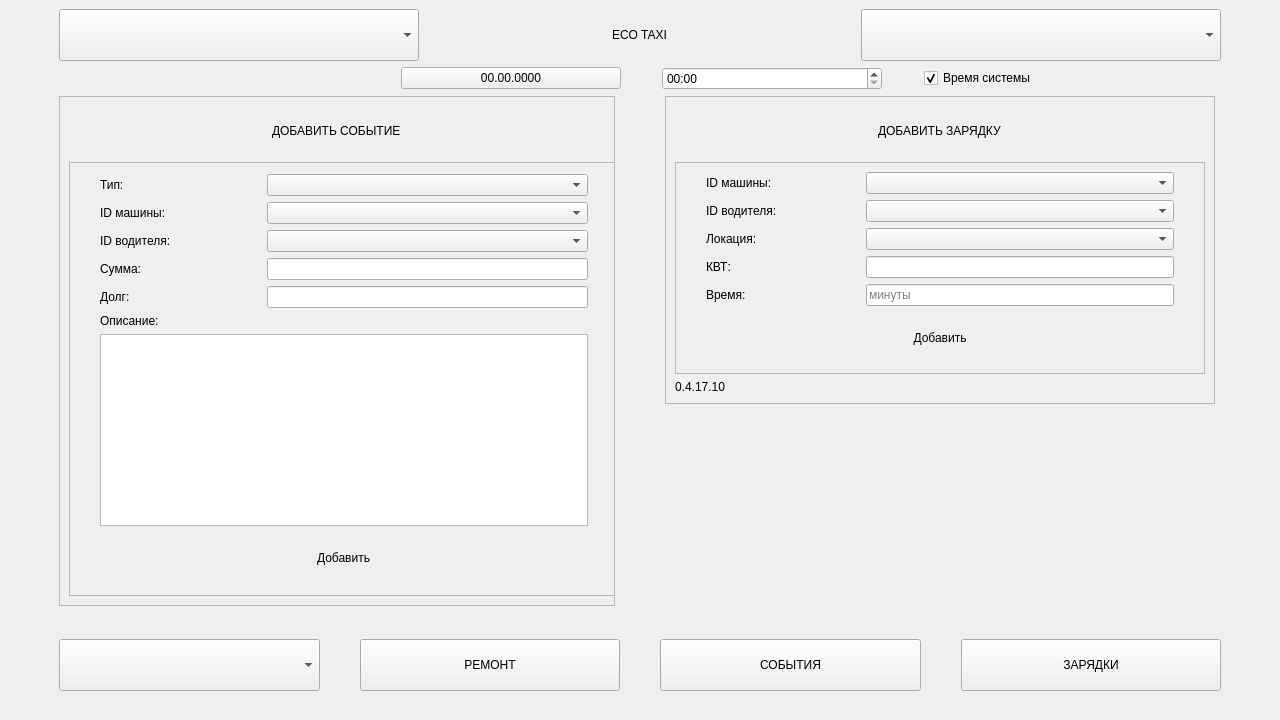
<?xml version="1.0" encoding="UTF-8"?>
<ui version="4.0">
 <class>MainWindow</class>
 <widget class="QMainWindow" name="MainWindow">
  <property name="geometry">
   <rect>
    <x>0</x>
    <y>0</y>
    <width>1280</width>
    <height>720</height>
   </rect>
  </property>
  <property name="minimumSize">
   <size>
    <width>0</width>
    <height>0</height>
   </size>
  </property>
  <property name="maximumSize">
   <size>
    <width>16777215</width>
    <height>16777215</height>
   </size>
  </property>
  <property name="windowTitle">
   <string>MainWindow</string>
  </property>
  <widget class="QWidget" name="centralwidget">
   <property name="minimumSize">
    <size>
     <width>0</width>
     <height>0</height>
    </size>
   </property>
   <property name="maximumSize">
    <size>
     <width>16777215</width>
     <height>16777215</height>
    </size>
   </property>
   <layout class="QVBoxLayout" name="verticalLayout_5">
    <item>
     <layout class="QVBoxLayout" name="verticalLayout">
      <property name="leftMargin">
       <number>0</number>
      </property>
      <item>
       <layout class="QHBoxLayout" name="horizontalLayout">
        <property name="spacing">
         <number>0</number>
        </property>
        <property name="sizeConstraint">
         <enum>QLayout::SizeConstraint::SetDefaultConstraint</enum>
        </property>
        <property name="leftMargin">
         <number>50</number>
        </property>
        <property name="rightMargin">
         <number>50</number>
        </property>
        <item>
         <widget class="QComboBox" name="ReportsButton">
          <property name="minimumSize">
           <size>
            <width>0</width>
            <height>52</height>
           </size>
          </property>
          <property name="maximumSize">
           <size>
            <width>360</width>
            <height>16777215</height>
           </size>
          </property>
          <property name="placeholderText">
           <string>ОТЧЕТЫ</string>
          </property>
          <item>
           <property name="text">
            <string>ПО ИНВЕСТОРАМ</string>
           </property>
          </item>
          <item>
           <property name="text">
            <string>ОБЩИЙ</string>
           </property>
          </item>
          <item>
           <property name="text">
            <string>ПО МАШИНАМ</string>
           </property>
          </item>
          <item>
           <property name="text">
            <string>ПО ВОДИТЕЛЯМ</string>
           </property>
          </item>
          <item>
           <property name="text">
            <string>ПО ЛОКАЦИЯМ</string>
           </property>
          </item>
          <item>
           <property name="text">
            <string>ПО ПОЛЬЗОВАТЕЛЯМ</string>
           </property>
          </item>
          <item>
           <property name="text">
            <string>ПО ЗАРЯДКАМ</string>
           </property>
          </item>
          <item>
           <property name="text">
            <string>ПО ТИПУ</string>
           </property>
          </item>
          <item>
           <property name="text">
            <string>ДОЛГИ</string>
           </property>
          </item>
          <item>
           <property name="text">
            <string>ИСТОРИЯ ВЫПЛАТ</string>
           </property>
          </item>
         </widget>
        </item>
        <item alignment="Qt::AlignmentFlag::AlignHCenter|Qt::AlignmentFlag::AlignVCenter">
         <widget class="QLabel" name="EcoTaxi">
          <property name="minimumSize">
           <size>
            <width>0</width>
            <height>0</height>
           </size>
          </property>
          <property name="text">
           <string>ECO TAXI</string>
          </property>
         </widget>
        </item>
        <item>
         <widget class="QComboBox" name="SettingsButton">
          <property name="minimumSize">
           <size>
            <width>0</width>
            <height>52</height>
           </size>
          </property>
          <property name="maximumSize">
           <size>
            <width>360</width>
            <height>16777215</height>
           </size>
          </property>
          <property name="currentText">
           <string/>
          </property>
          <property name="placeholderText">
           <string>НАСТРОЙКИ</string>
          </property>
          <item>
           <property name="text">
            <string>ВОДИТЕЛИ</string>
           </property>
          </item>
          <item>
           <property name="text">
            <string>МАШИНЫ</string>
           </property>
          </item>
          <item>
           <property name="text">
            <string>ИНВЕСТОРЫ</string>
           </property>
          </item>
          <item>
           <property name="text">
            <string>ТИПЫ</string>
           </property>
          </item>
          <item>
           <property name="text">
            <string>ЛОКАЦИИ</string>
           </property>
          </item>
          <item>
           <property name="text">
            <string>ПОЛЬЗОВАТЕЛИ</string>
           </property>
          </item>
          <item>
           <property name="text">
            <string>ПАРАМЕТРЫ</string>
           </property>
          </item>
          <item>
           <property name="text">
            <string>УДАЛИТЬ ВСЕ</string>
           </property>
          </item>
         </widget>
        </item>
       </layout>
      </item>
      <item>
       <layout class="QHBoxLayout" name="horizontalLayout_11">
        <property name="spacing">
         <number>0</number>
        </property>
        <property name="leftMargin">
         <number>310</number>
        </property>
        <property name="rightMargin">
         <number>45</number>
        </property>
        <item alignment="Qt::AlignmentFlag::AlignRight">
         <widget class="QPushButton" name="dateButton">
          <property name="minimumSize">
           <size>
            <width>220</width>
            <height>0</height>
           </size>
          </property>
          <property name="maximumSize">
           <size>
            <width>220</width>
            <height>16777215</height>
           </size>
          </property>
          <property name="text">
           <string>00.00.0000</string>
          </property>
         </widget>
        </item>
        <item alignment="Qt::AlignmentFlag::AlignHCenter">
         <widget class="QTimeEdit" name="timeEdit">
          <property name="minimumSize">
           <size>
            <width>220</width>
            <height>0</height>
           </size>
          </property>
          <property name="maximumSize">
           <size>
            <width>220</width>
            <height>200</height>
           </size>
          </property>
          <property name="correctionMode">
           <enum>QAbstractSpinBox::CorrectionMode::CorrectToNearestValue</enum>
          </property>
          <property name="displayFormat">
           <string>hh:mm</string>
          </property>
          <property name="calendarPopup">
           <bool>true</bool>
          </property>
          <property name="timeSpec">
           <enum>Qt::TimeSpec::LocalTime</enum>
          </property>
          <property name="time">
           <time>
            <hour>0</hour>
            <minute>0</minute>
            <second>0</second>
           </time>
          </property>
         </widget>
        </item>
        <item alignment="Qt::AlignmentFlag::AlignLeft">
         <widget class="QCheckBox" name="systemTimeCheck">
          <property name="minimumSize">
           <size>
            <width>0</width>
            <height>0</height>
           </size>
          </property>
          <property name="maximumSize">
           <size>
            <width>220</width>
            <height>16777215</height>
           </size>
          </property>
          <property name="text">
           <string>Время системы</string>
          </property>
          <property name="checked">
           <bool>true</bool>
          </property>
         </widget>
        </item>
       </layout>
      </item>
      <item>
       <layout class="QHBoxLayout" name="horizontalLayout_2" stretch="1,1">
        <property name="spacing">
         <number>50</number>
        </property>
        <property name="leftMargin">
         <number>50</number>
        </property>
        <property name="rightMargin">
         <number>50</number>
        </property>
        <item alignment="Qt::AlignmentFlag::AlignRight|Qt::AlignmentFlag::AlignTop">
         <widget class="QFrame" name="frame_2">
          <property name="minimumSize">
           <size>
            <width>550</width>
            <height>0</height>
           </size>
          </property>
          <property name="frameShape">
           <enum>QFrame::Shape::StyledPanel</enum>
          </property>
          <property name="frameShadow">
           <enum>QFrame::Shadow::Raised</enum>
          </property>
          <layout class="QVBoxLayout" name="verticalLayout_2" stretch="1,15">
           <item alignment="Qt::AlignmentFlag::AlignHCenter">
            <widget class="QLabel" name="label">
             <property name="minimumSize">
              <size>
               <width>0</width>
               <height>50</height>
              </size>
             </property>
             <property name="text">
              <string>ДОБАВИТЬ СОБЫТИЕ</string>
             </property>
            </widget>
           </item>
           <item alignment="Qt::AlignmentFlag::AlignHCenter|Qt::AlignmentFlag::AlignVCenter">
            <widget class="QFrame" name="eventFrame">
             <property name="minimumSize">
              <size>
               <width>550</width>
               <height>0</height>
              </size>
             </property>
             <property name="maximumSize">
              <size>
               <width>16777215</width>
               <height>16777215</height>
              </size>
             </property>
             <property name="frameShape">
              <enum>QFrame::Shape::StyledPanel</enum>
             </property>
             <property name="frameShadow">
              <enum>QFrame::Shadow::Raised</enum>
             </property>
             <layout class="QVBoxLayout" name="verticalLayout_4" stretch="1,1,1,1,0,0">
              <property name="leftMargin">
               <number>30</number>
              </property>
              <property name="topMargin">
               <number>11</number>
              </property>
              <property name="rightMargin">
               <number>30</number>
              </property>
              <property name="bottomMargin">
               <number>11</number>
              </property>
              <item>
               <layout class="QHBoxLayout" name="horizontalLayout_3" stretch="1,2">
                <property name="leftMargin">
                 <number>0</number>
                </property>
                <property name="topMargin">
                 <number>0</number>
                </property>
                <property name="rightMargin">
                 <number>0</number>
                </property>
                <property name="bottomMargin">
                 <number>0</number>
                </property>
                <item>
                 <widget class="QLabel" name="typeLabel">
                  <property name="text">
                   <string>Тип:</string>
                  </property>
                 </widget>
                </item>
                <item>
                 <widget class="QComboBox" name="TypesBox"/>
                </item>
               </layout>
              </item>
              <item>
               <layout class="QHBoxLayout" name="horizontalLayout_5" stretch="1,2">
                <property name="leftMargin">
                 <number>0</number>
                </property>
                <property name="topMargin">
                 <number>0</number>
                </property>
                <property name="rightMargin">
                 <number>0</number>
                </property>
                <property name="bottomMargin">
                 <number>0</number>
                </property>
                <item>
                 <widget class="QLabel" name="carsLabel">
                  <property name="text">
                   <string>ID машины:</string>
                  </property>
                 </widget>
                </item>
                <item>
                 <widget class="QComboBox" name="CarsBox">
                  <property name="placeholderText">
                   <string>-</string>
                  </property>
                 </widget>
                </item>
               </layout>
              </item>
              <item>
               <layout class="QHBoxLayout" name="horizontalLayout_6" stretch="1,2">
                <property name="leftMargin">
                 <number>0</number>
                </property>
                <property name="topMargin">
                 <number>0</number>
                </property>
                <property name="rightMargin">
                 <number>0</number>
                </property>
                <property name="bottomMargin">
                 <number>0</number>
                </property>
                <item>
                 <widget class="QLabel" name="driversLabel">
                  <property name="text">
                   <string>ID водителя:</string>
                  </property>
                 </widget>
                </item>
                <item>
                 <widget class="QComboBox" name="DriversBox">
                  <property name="placeholderText">
                   <string>-</string>
                  </property>
                  <property name="duplicatesEnabled">
                   <bool>true</bool>
                  </property>
                 </widget>
                </item>
               </layout>
              </item>
              <item>
               <layout class="QHBoxLayout" name="horizontalLayout_7" stretch="1,2">
                <property name="leftMargin">
                 <number>0</number>
                </property>
                <property name="topMargin">
                 <number>0</number>
                </property>
                <property name="rightMargin">
                 <number>0</number>
                </property>
                <property name="bottomMargin">
                 <number>0</number>
                </property>
                <item>
                 <widget class="QLabel" name="sumLabel">
                  <property name="text">
                   <string>Сумма:</string>
                  </property>
                 </widget>
                </item>
                <item alignment="Qt::AlignmentFlag::AlignVCenter">
                 <widget class="QLineEdit" name="SumEdit">
                  <property name="enabled">
                   <bool>true</bool>
                  </property>
                 </widget>
                </item>
               </layout>
              </item>
              <item>
               <layout class="QHBoxLayout" name="horizontalLayout_7" stretch="1,2">
                <property name="leftMargin">
                 <number>0</number>
                </property>
                <property name="topMargin">
                 <number>0</number>
                </property>
                <property name="rightMargin">
                 <number>0</number>
                </property>
                <property name="bottomMargin">
                 <number>0</number>
                </property>
                <item>
                 <widget class="QLabel" name="dolgLabel">
                  <property name="text">
                   <string>Долг:</string>
                  </property>
                 </widget>
                </item>
                <item alignment="Qt::AlignmentFlag::AlignVCenter">
                 <widget class="QLineEdit" name="DolgEdit">
                  <property name="enabled">
                   <bool>true</bool>
                  </property>
                 </widget>
                </item>
               </layout>
              </item>
              <item>
               <layout class="QVBoxLayout" name="verticalLayout_7">
                <item>
                 <widget class="QLabel" name="descLabel">
                  <property name="text">
                   <string>Описание:</string>
                  </property>
                 </widget>
                </item>
                <item>
                 <widget class="QTextEdit" name="descEdit"/>
                </item>
               </layout>
              </item>
              <item>
               <layout class="QHBoxLayout" name="horizontalLayout_12">
                <property name="topMargin">
                 <number>0</number>
                </property>
                <item>
                 <widget class="QPushButton" name="addEventButton">
                  <property name="minimumSize">
                   <size>
                    <width>250</width>
                    <height>52</height>
                   </size>
                  </property>
                  <property name="maximumSize">
                   <size>
                    <width>259</width>
                    <height>16777215</height>
                   </size>
                  </property>
                  <property name="text">
                   <string>Добавить</string>
                  </property>
                  <property name="flat">
                   <bool>true</bool>
                  </property>
                 </widget>
                </item>
               </layout>
              </item>
             </layout>
            </widget>
           </item>
          </layout>
         </widget>
        </item>
        <item alignment="Qt::AlignmentFlag::AlignLeft|Qt::AlignmentFlag::AlignTop">
         <widget class="QFrame" name="frame">
          <property name="minimumSize">
           <size>
            <width>550</width>
            <height>0</height>
           </size>
          </property>
          <property name="maximumSize">
           <size>
            <width>16777215</width>
            <height>16777215</height>
           </size>
          </property>
          <property name="frameShape">
           <enum>QFrame::Shape::StyledPanel</enum>
          </property>
          <property name="frameShadow">
           <enum>QFrame::Shadow::Raised</enum>
          </property>
          <layout class="QVBoxLayout" name="verticalLayout_3" stretch="1,15,0">
           <item alignment="Qt::AlignmentFlag::AlignHCenter">
            <widget class="QLabel" name="label_2">
             <property name="minimumSize">
              <size>
               <width>0</width>
               <height>50</height>
              </size>
             </property>
             <property name="text">
              <string>ДОБАВИТЬ ЗАРЯДКУ</string>
             </property>
            </widget>
           </item>
           <item>
            <widget class="QFrame" name="chargeFrame">
             <property name="maximumSize">
              <size>
               <width>16777215</width>
               <height>16777215</height>
              </size>
             </property>
             <property name="frameShape">
              <enum>QFrame::Shape::StyledPanel</enum>
             </property>
             <property name="frameShadow">
              <enum>QFrame::Shadow::Raised</enum>
             </property>
             <layout class="QVBoxLayout" name="verticalLayout_6">
              <property name="leftMargin">
               <number>30</number>
              </property>
              <property name="rightMargin">
               <number>30</number>
              </property>
              <item>
               <layout class="QHBoxLayout" name="horizontalLayout_4" stretch="1,2">
                <property name="leftMargin">
                 <number>0</number>
                </property>
                <property name="topMargin">
                 <number>0</number>
                </property>
                <property name="rightMargin">
                 <number>0</number>
                </property>
                <property name="bottomMargin">
                 <number>0</number>
                </property>
                <item>
                 <widget class="QLabel" name="carsLabel_2">
                  <property name="text">
                   <string>ID машины:</string>
                  </property>
                 </widget>
                </item>
                <item>
                 <widget class="QComboBox" name="CarsBox_2"/>
                </item>
               </layout>
              </item>
              <item>
               <layout class="QHBoxLayout" name="horizontalLayout_8" stretch="1,2">
                <property name="leftMargin">
                 <number>0</number>
                </property>
                <property name="topMargin">
                 <number>0</number>
                </property>
                <property name="rightMargin">
                 <number>0</number>
                </property>
                <property name="bottomMargin">
                 <number>0</number>
                </property>
                <item>
                 <widget class="QLabel" name="driversLabel_2">
                  <property name="text">
                   <string>ID водителя:</string>
                  </property>
                 </widget>
                </item>
                <item>
                 <widget class="QComboBox" name="DriversBox_2"/>
                </item>
               </layout>
              </item>
              <item>
               <layout class="QHBoxLayout" name="horizontalLayout_10" stretch="1,2">
                <property name="leftMargin">
                 <number>0</number>
                </property>
                <property name="topMargin">
                 <number>0</number>
                </property>
                <property name="rightMargin">
                 <number>0</number>
                </property>
                <property name="bottomMargin">
                 <number>0</number>
                </property>
                <item>
                 <widget class="QLabel" name="locsLabel">
                  <property name="text">
                   <string>Локация:</string>
                  </property>
                 </widget>
                </item>
                <item>
                 <widget class="QComboBox" name="LocsBox"/>
                </item>
               </layout>
              </item>
              <item>
               <layout class="QHBoxLayout" name="horizontalLayout_14" stretch="1,2">
                <property name="leftMargin">
                 <number>0</number>
                </property>
                <property name="topMargin">
                 <number>0</number>
                </property>
                <property name="rightMargin">
                 <number>0</number>
                </property>
                <property name="bottomMargin">
                 <number>0</number>
                </property>
                <item>
                 <widget class="QLabel" name="kwtLabel">
                  <property name="text">
                   <string>КВТ:</string>
                  </property>
                 </widget>
                </item>
                <item alignment="Qt::AlignmentFlag::AlignVCenter">
                 <widget class="QLineEdit" name="KWTEdit">
                  <property name="enabled">
                   <bool>true</bool>
                  </property>
                  <property name="placeholderText">
                   <string/>
                  </property>
                 </widget>
                </item>
               </layout>
              </item>
              <item>
               <layout class="QHBoxLayout" name="horizontalLayout_13" stretch="1,2">
                <property name="leftMargin">
                 <number>0</number>
                </property>
                <property name="topMargin">
                 <number>0</number>
                </property>
                <property name="rightMargin">
                 <number>0</number>
                </property>
                <property name="bottomMargin">
                 <number>0</number>
                </property>
                <item>
                 <widget class="QLabel" name="timeLabel">
                  <property name="text">
                   <string>Время:</string>
                  </property>
                 </widget>
                </item>
                <item alignment="Qt::AlignmentFlag::AlignVCenter">
                 <widget class="QLineEdit" name="TimeEdit">
                  <property name="enabled">
                   <bool>true</bool>
                  </property>
                  <property name="placeholderText">
                   <string>минуты</string>
                  </property>
                 </widget>
                </item>
               </layout>
              </item>
              <item alignment="Qt::AlignmentFlag::AlignHCenter">
               <widget class="QPushButton" name="addChargeButton">
                <property name="minimumSize">
                 <size>
                  <width>250</width>
                  <height>52</height>
                 </size>
                </property>
                <property name="text">
                 <string>Добавить</string>
                </property>
                <property name="flat">
                 <bool>true</bool>
                </property>
               </widget>
              </item>
             </layout>
            </widget>
           </item>
           <item>
            <widget class="QLabel" name="label_3">
             <property name="text">
              <string>0.4.17.10</string>
             </property>
            </widget>
           </item>
          </layout>
         </widget>
        </item>
       </layout>
      </item>
      <item>
       <layout class="QHBoxLayout" name="horizontalLayout_9">
        <property name="spacing">
         <number>40</number>
        </property>
        <property name="sizeConstraint">
         <enum>QLayout::SizeConstraint::SetDefaultConstraint</enum>
        </property>
        <property name="leftMargin">
         <number>50</number>
        </property>
        <property name="rightMargin">
         <number>50</number>
        </property>
        <property name="bottomMargin">
         <number>20</number>
        </property>
        <item>
         <widget class="QComboBox" name="FinesButton">
          <property name="minimumSize">
           <size>
            <width>0</width>
            <height>52</height>
           </size>
          </property>
          <property name="placeholderText">
           <string>ШТРАФЫ</string>
          </property>
          <item>
           <property name="text">
            <string>ШТРАФЫ</string>
           </property>
          </item>
          <item>
           <property name="text">
            <string>ПО МАШИНАМ</string>
           </property>
          </item>
          <item>
           <property name="text">
            <string>ПО ВОДИТЕЛЯМ</string>
           </property>
          </item>
         </widget>
        </item>
        <item>
         <widget class="QPushButton" name="repairsButton">
          <property name="minimumSize">
           <size>
            <width>0</width>
            <height>52</height>
           </size>
          </property>
          <property name="text">
           <string>РЕМОНТ</string>
          </property>
         </widget>
        </item>
        <item>
         <widget class="QPushButton" name="eventsButton">
          <property name="minimumSize">
           <size>
            <width>0</width>
            <height>52</height>
           </size>
          </property>
          <property name="text">
           <string>СОБЫТИЯ</string>
          </property>
         </widget>
        </item>
        <item>
         <widget class="QPushButton" name="chargesButton">
          <property name="minimumSize">
           <size>
            <width>0</width>
            <height>52</height>
           </size>
          </property>
          <property name="text">
           <string>ЗАРЯДКИ</string>
          </property>
         </widget>
        </item>
       </layout>
      </item>
     </layout>
    </item>
   </layout>
  </widget>
 </widget>
 <resources/>
 <connections/>
</ui>
